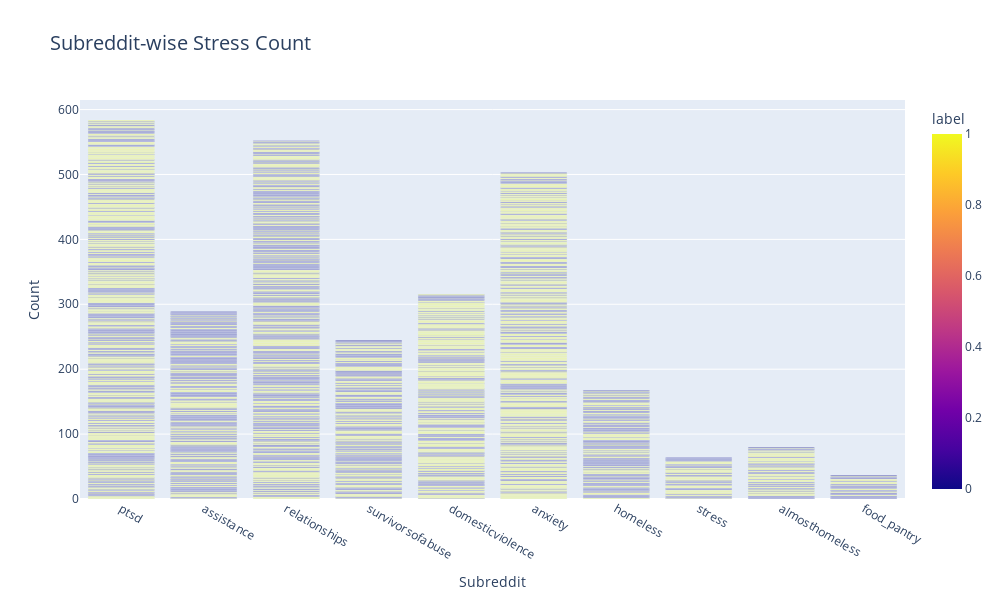

The notebook cell saved with this chart:
### Code cell
fig = px.bar(
    data_frame=df,
    x='subreddit',
    color='label',
    title='Subreddit-wise Stress Count',
    color_discrete_sequence=px.colors.sequential.Plasma,  
    labels={'x': 'Subreddit', 'count': 'Count'},  
)

fig.update_layout(
    xaxis_title='Subreddit',
    yaxis_title='Count',
    title_font_size=20,
    width=1000,
    height=600,
)

fig.show()

### Figure 1 — Plotly figure (JSON) as saved in the notebook; plotly's stock layout.template omitted (floating-point values rounded to 4 significant figures; data arrays with more than 128 entries replaced by an {"elided": "..."} marker saying what was removed)
{"data": [{"alignmentgroup": "True", "hovertemplate": "subreddit=%{x}<br>Count=%{y}<br>label=%{marker.color}<extra></extra>", "legendgroup": "", "marker": {"color": {"elided": "2838 int values"}, "coloraxis": "coloraxis", "pattern": {"shape": ""}}, "name": "", "offsetgroup": "", "orientation": "v", "showlegend": false, "textposition": "auto", "type": "bar", "x": {"elided": "2838 str values"}, "xaxis": "x", "y": {"elided": "2838 int values"}, "yaxis": "y"}], "layout": {"barmode": "relative", "coloraxis": {"colorbar": {"title": {"text": "label"}}, "colorscale": [[0, "#0d0887"], [0.1111, "#46039f"], [0.2222, "#7201a8"], [0.3333, "#9c179e"], [0.4444, "#bd3786"], [0.5556, "#d8576b"], [0.6667, "#ed7953"], [0.7778, "#fb9f3a"], [0.8889, "#fdca26"], [1, "#f0f921"]]}, "height": 600, "legend": {"tracegroupgap": 0}, "title": {"font": {"size": 20}, "text": "Subreddit-wise Stress Count"}, "width": 1000, "xaxis": {"anchor": "y", "domain": [0, 1], "title": {"text": "Subreddit"}}, "yaxis": {"anchor": "x", "domain": [0, 1], "title": {"text": "Count"}}}}
